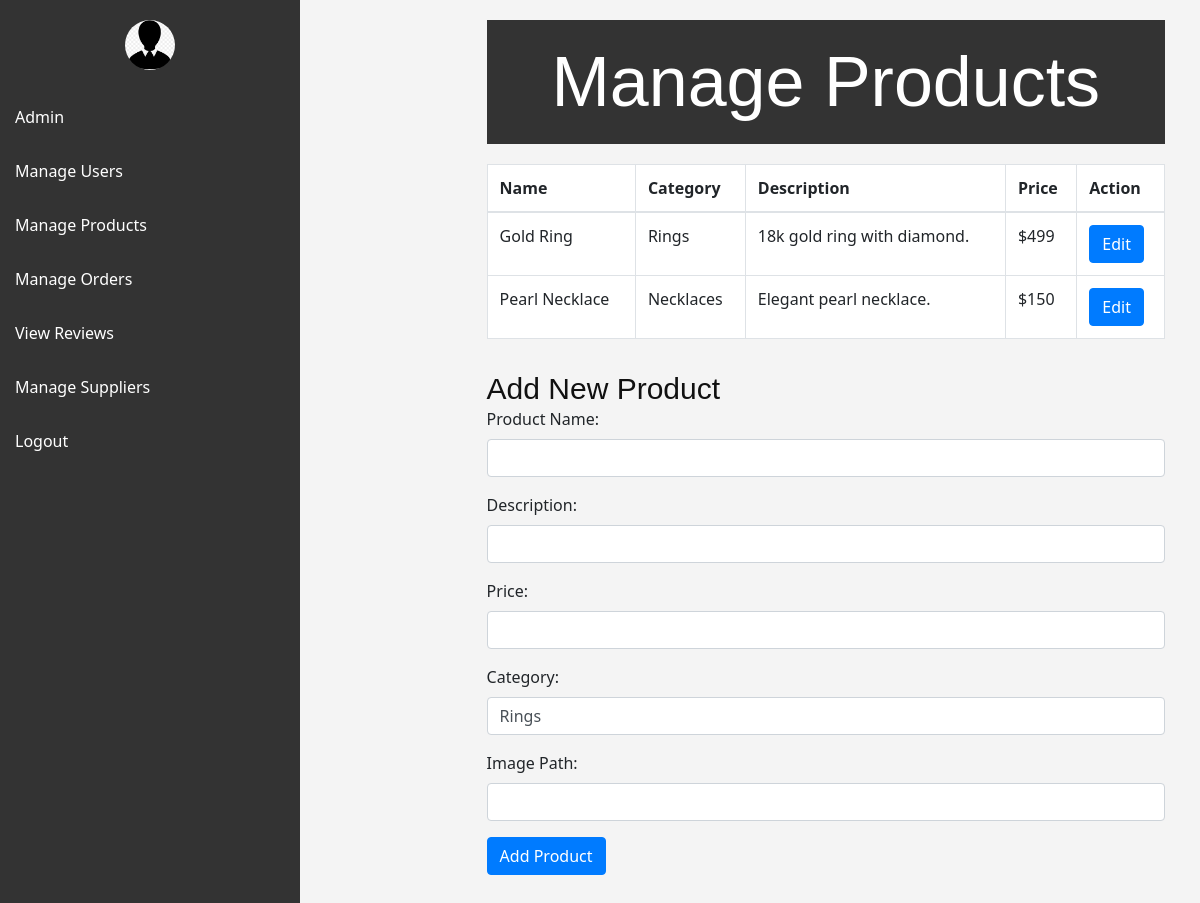
/manage_products.php, run on the app's committed database.
### tables this page shows
CREATE TABLE `product_item` (
  `Id` int(50) NOT NULL,
  `Category_id` int(50) DEFAULT NULL,
  `Name` varchar(100) NOT NULL,
  `Description` varchar(255) NOT NULL,
  `Price` float NOT NULL DEFAULT 0,
  `Image_path` varchar(255) DEFAULT NULL,
  `Status` tinyint(1) NOT NULL DEFAULT 1,
  `Delete_flag` tinyint(1) NOT NULL DEFAULT 0,
  `Date_created` datetime NOT NULL DEFAULT current_timestamp(),
  `Date_updated` datetime DEFAULT NULL ON UPDATE current_timestamp()
);

CREATE TABLE `product_category` (
  `Id` int(50) NOT NULL,
  `Name` varchar(50) NOT NULL,
  `Description` varchar(255) NOT NULL,
  `Status` tinyint(1) NOT NULL DEFAULT 1,
  `Delete_flag` tinyint(1) NOT NULL DEFAULT 0,
  `Date_created` datetime NOT NULL DEFAULT current_timestamp(),
  `Date_updated` datetime DEFAULT NULL ON UPDATE current_timestamp()
);

### manage_products.php (the view, shortened to what this page needs)
<?php
include 'config.php';
function fetchCategories($conn) {
    $sql = "SELECT * FROM Product_Category";
    $result = $conn->query($sql);
    if ($result->num_rows > 0) {
        return $result->fetch_all(MYSQLI_ASSOC);
    } else {
        return [];
    }
}
function fetchProducts($conn) {
    $sql = "SELECT Product_item.*, Product_Category.Name as CategoryName
            FROM Product_item
            INNER JOIN Product_Category ON Product_item.Category_id = Product_Category.Id";
    $result = $conn->query($sql);
    if ($result->num_rows > 0) {
        return $result->fetch_all(MYSQLI_ASSOC);
    } else {
        return [];
    }
}
?>
<!DOCTYPE html>
<html lang="en">
<head>
    <link href="https://cdn.jsdelivr.net/npm/bootstrap@5.3.0/dist/css/bootstrap.min.css" rel="stylesheet">
    <link rel="stylesheet" href="css/bootstrap.min.css" type="text/css">
    <link rel="stylesheet" href="css/font-awesome.min.css" type="text/css">
    <link rel="stylesheet" href="css/style.css" type="text/css">
</head>
<body>
<div id="navbar">
    <img src="img/admin.png" alt="Profile Picture">
    <a href="admin.php">Admin</a>
    <a href="manage_users.php">Manage Users</a>
    <a href="manage_products.php">Manage Products</a>
    <a href="manage_orders.php">Manage Orders</a>
    <a href="manage_reviews.php">View Reviews</a>
    <a href="manage_suppliers.php">Manage Suppliers</a>
    <a href="logout.php">Logout</a>
</div>
<div class="container">
    <div class="content">
        <h1>Manage Products</h1>
        <section>
            <div class="table-responsive">
                <table class="table table-bordered">
                    <thead>
                        <tr>
                            <th>Name</th>
                            <th>Category</th>
                            <th>Description</th>
                            <th>Price</th>
                            <th>Action</th>
                        </tr>
                    </thead>
                    <tbody>
                        <?php
                            $products = fetchProducts($conn);
                            foreach ($products as $product) {
                                echo "<tr>";
                                echo "<td>{$product['Name']}</td>";
                                echo "<td>{$product['CategoryName']}</td>";
                                echo "<td>{$product['Description']}</td>";
                                echo "<td>\${$product['Price']}</td>";
                                echo "<td><a href='edit_product.php?id={$product['Id']}' class='btn btn-primary'>Edit</a></td>";
                                echo "</tr>";
                            }
                        ?>
                    </tbody>
                </table>
            </div>
            <form method="POST" action="<?php echo htmlspecialchars($_SERVER["PHP_SELF"]); ?>" class="mt-3">
                <h3>Add New Product</h3>
                <div class="mb-3">
                    <label for="product_name" class="form-label">Product Name:</label>
                    <input type="text" class="form-control" id="product_name" name="product_name" required>
                </div>
                <div class="mb-3">
                    <label for="product_description" class="form-label">Description:</label>
                    <input type="text" class="form-control" id="product_description" name="product_description" required>
                </div>
                <div class="mb-3">
                    <label for="product_price" class="form-label">Price:</label>
                    <input type="text" class="form-control" id="product_price" name="product_price" required>
                </div>
                <div class="mb-3">
                    <label for="product_category" class="form-label">Category:</label>
                    <select class="form-control" id="product_category" name="product_category" required>
                        <?php
                            $categories = fetchCategories($conn);
                            foreach ($categories as $category) {
                                echo "<option value='{$category['Id']}'>{$category['Name']}</option>";
                            }
                        ?>
                    </select>
                </div>
                <div class="mb-3">
                    <label for="product_image" class="form-label">Image Path:</label>
                    <input type="text" class="form-control" id="product_image" name="product_image">
                </div>
                <button type="submit" class="btn btn-primary" name="add_product">Add Product</button>
            </form>
        </section>
    </div>
</div>
</body>
</html>

### css/style.css (style rules this page uses)
html, body { height: 100%; font-family: "Cairo", sans-serif; -webkit-font-smoothing: antialiased; font-smoothing: antialiased; }
h1, h2, h3, h4, h5, h6 { margin: 0; color: #111111; font-weight: 400; font-family: "Cairo", sans-serif; }
h1 { font-size: 70px; }
h3 { font-size: 30px; }
img { max-width: 100%; }
@media only screen and (min-width: 1200px) { .container { max-width: 1170px; } }

### manage_products.php (style rules this page uses)
body { font-family: Arial, sans-serif; }
table { width: 90%; border-collapse: collapse; margin: 20px 0; }
th, td { text-align: left; padding: 8px; border: 1px solid #ddd; }
th { background-color: #f2f2f2; }
tr:nth-child(even) { background-color: #f9f9f9; }
body { font-family: 'Segoe UI', Tahoma, Geneva, Verdana, sans-serif; background-color: #f4f4f4; margin: 0; padding: 0; display: flex; }
#navbar { width: 300px; background-color: #333; padding-top: 20px; position: fixed; height: 100%; overflow: auto; color: white; transition: width 0.3s; }
#navbar img { width: 50px; height: 50px; border-radius: 50%; object-fit: cover; margin: 0 auto; display: block; margin-bottom: 20px; }
#navbar a { padding: 15px; text-decoration: none; font-size: 16px; color: #fff; display: block; transition: background-color 0.3s; }
.content { margin-left: 300px; padding: 20px; transition: margin-left 0.3s; width: calc(100% - 300px); box-sizing: border-box; }
h1 { text-align: center; padding: 20px; background-color: #333; color: #fff; }

### data on the page
product_item: Name "Gold Ring", Category.Name "Rings", Description "18k gold ring with diamond.", Price "499"
product_item: Name "Pearl Necklace", Category.Name "Necklaces", Description "Elegant pearl necklace.", Price "150"

### other printed values
form field product_category "Rings"
